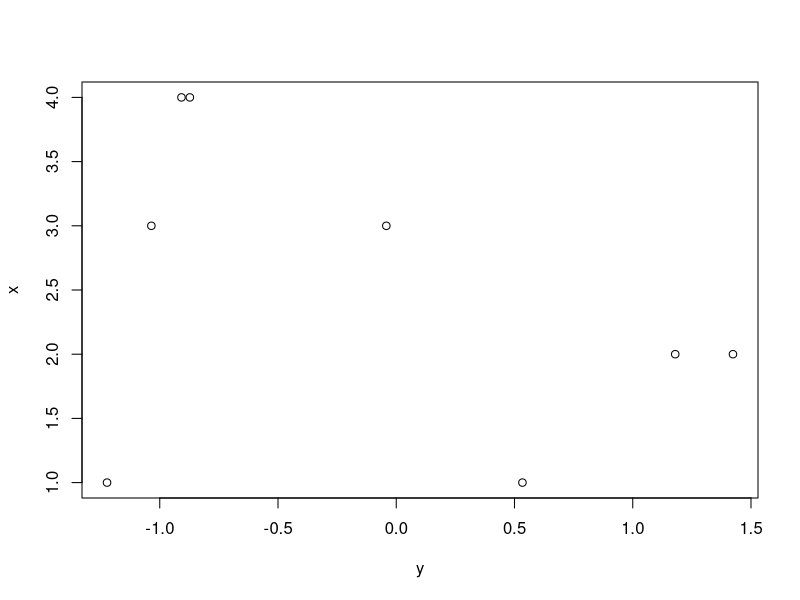
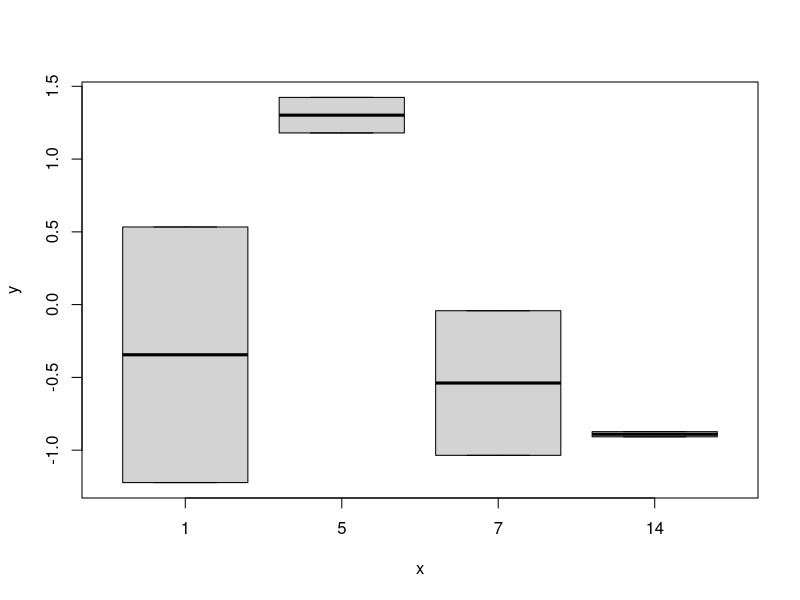
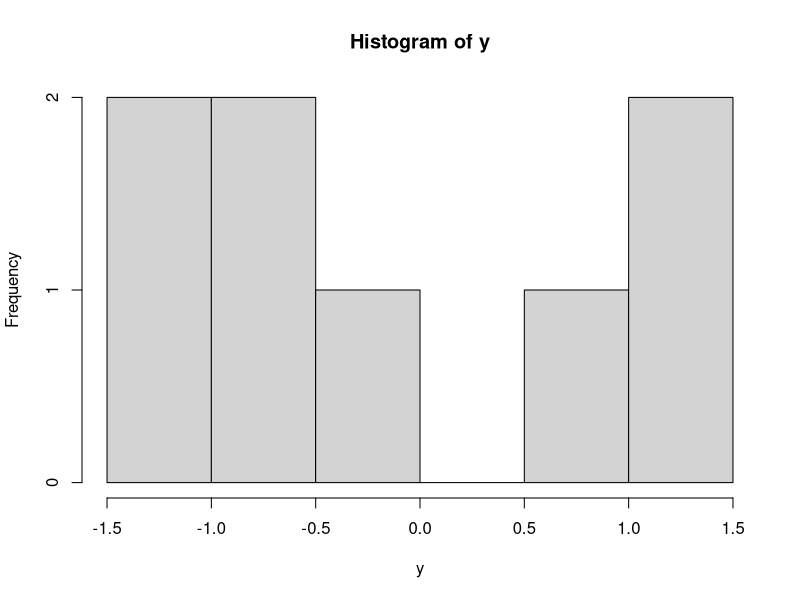
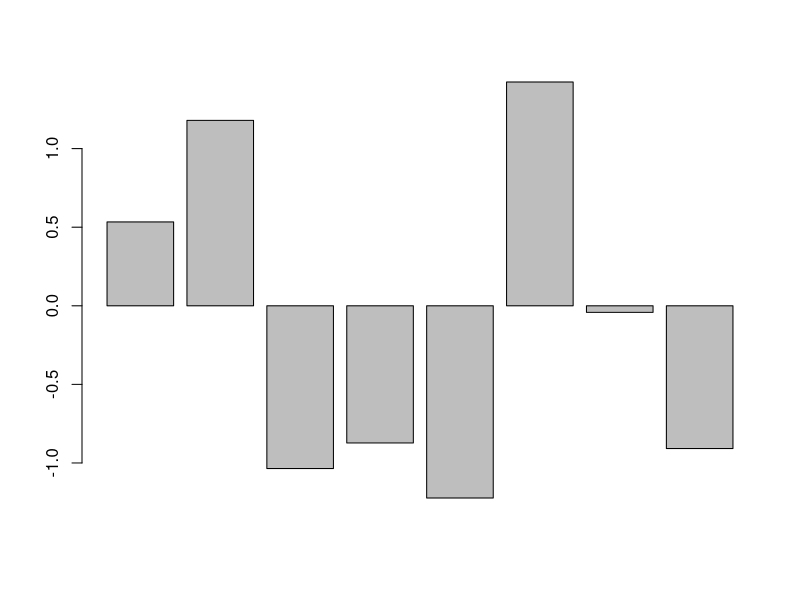

The R source for these figures, in order:
### R code from vignette source 'dataObjects.Rnw'


###################################################
### code chunk number 2: dataObjects.Rnw:38-52
###################################################
x <- c( 1, 5, 7, 14)
x
x <- rep( x, times=2)
x
y <- rnorm(8)
y
species <- letters[1:4]    # special stored data object: lower case letters a - d
species
LETTERS[1:3]   # A B C
treatment <- c("high", "med", "low")
treat <- factor(treatment)   # create a factor
treat
as.numeric(treat)   # coerce to numeric
x <- factor(x)   # factor


###################################################
### code chunk number 3: dataObjects.Rnw:57-61
###################################################
xy <- cbind(x,y)  # column bind
xy
z <- matrix(1:25, nrow=5)  #create a matrix with 5 rows
z


###################################################
### code chunk number 4: dataObjects.Rnw:65-66
###################################################
dat <- data.frame(species, x, y)


###################################################
### code chunk number 5: dataObjects.Rnw:74-75
###################################################
plot(y,x)   # continuous variable first - plots as a scatterplot


###################################################
### code chunk number 6: dataObjects.Rnw:78-79
###################################################
plot(x, y)   # categorical variable first - plots as a boxplot 


###################################################
### code chunk number 7: dataObjects.Rnw:86-87
###################################################
hist(y)


###################################################
### code chunk number 8: dataObjects.Rnw:91-92
###################################################
barplot(y)


###################################################
### code chunk number 9: dataObjects.Rnw:101-105
###################################################
y <- rnorm(21)
y1 <- rnorm(21)
y
y1


###################################################
### code chunk number 10: dataObjects.Rnw:108-110
###################################################
treatment <- factor( c("low", "med", "high") )
treatment


